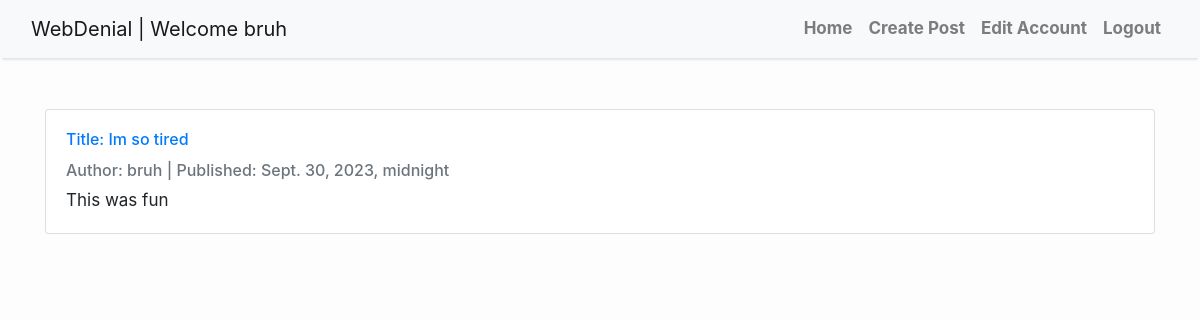
The app's page /details/8 (signed in) with its own data.
### MessageBoard/models.py (models this page shows, shortened)
class Profile(AbstractUser, PermissionsMixin):
    objects = MyProfileManager()
    email = models.EmailField(max_length=100)
    username = models.CharField(max_length=40, unique=True)
    date_joined = models.DateTimeField(auto_now_add=True)
    last_login =  models.DateTimeField(auto_now=True)
    is_admin = models.BooleanField(default=False)
    is_active = models.BooleanField(default=False)
    is_staff = models.BooleanField(default=False)
    is_superuser = models.BooleanField(default=False)
    posts = models.OneToOneField('Post',on_delete=models.PROTECT, null=True)
    USERNAME_FIELD = 'username'

class Post(models.Model):
    class Meta:
        ordering = ["-publish_date"]
    title = models.TextField()
    text = models.TextField()
    date_created = models.DateTimeField(auto_now_add=True)
    publish_date = models.DateTimeField(blank=True, null=True)
    published = models.BooleanField(default=False)
    author = models.ForeignKey(Profile, on_delete=models.PROTECT)

### MessageBoard/views.py (the view)
# urls.py: path('details/<int:pk>', PostDetailView.as_view(), name='details'),
class PostDetailView(DetailView):
    model = Post
    template_name = 'details.html'

### WebDenial/templates/details.html (shortened to what this page needs)
{% extends 'base.html' %}
{% block content %}
{% if user.is_authenticated %}
{% include 'components/loginNav.html' %}
<br>
<br>
<div class="container">
  <div class="card mb-4">
      <div class="card-body">
          <h6 class="card-title"><a href = "{% url 'details' post.pk %}">Title: {{ post.title }}</a></h6>
          <p class="card-text text-muted h6">Author: {{ post.author }} | Published: {{ post.publish_date}} </p>
          <p class="card-text">{{post.text}}</p>
      </div>
  </div>
</div>
{% else %}
{% include 'components/logoutNav.html' %}
  <p>You are not logged in</p>
  <a href="http://localhost:8000/login">Log In</a>
{% endif %}
{% endblock %}

### WebDenial/templates/components/loginNav.html (shortened to what this page needs)
{% load static %}
<nav class="navbar navbar-expand-lg navbar-light bg-light shadow" id="mainNav">
    <div class="container-fluid">
         <a class="navbar-brand" href="{% url 'home' %}">WebDenial |  Welcome {{user.username | escape}}</a>
        <div class="collapse navbar-collapse" id="navbarResponsive">
            <ul class="navbar-nav ml-auto">
                <li class="nav-item text-black">
                    <a class="nav-link text-black font-weight-bold" href="/">Home</a>
                </li>
                <li class="nav-item text-black">
                    <a class="nav-link text-black font-weight-bold" href="/create_post">Create Post</a>
                </li>
                <li class="nav-item text-black">
                    <a class="nav-link text-black font-weight-bold" href="/edit_account">Edit Account</a>
                </li>
                <li class="nav-item text-black">
                  <a class="nav-link text-black font-weight-bold" href="http://localhost:8000/logout">Logout</a>
              </li>
            </ul>
        </div>
    </div>
</nav>

### WebDenial/templates/base.html (style rules this page uses)
body { font-size: 17px; background-color: #fdfdfd; }
.shadow { box-shadow: 0 4px 2px -2px rgba(0, 0, 0, 0.1); }

### records on screen
Profile: username "bruh"
Post: title "Im so tired", author "bruh", publish_date "Sept. 30, 2023, midnight", text "This was fun"
